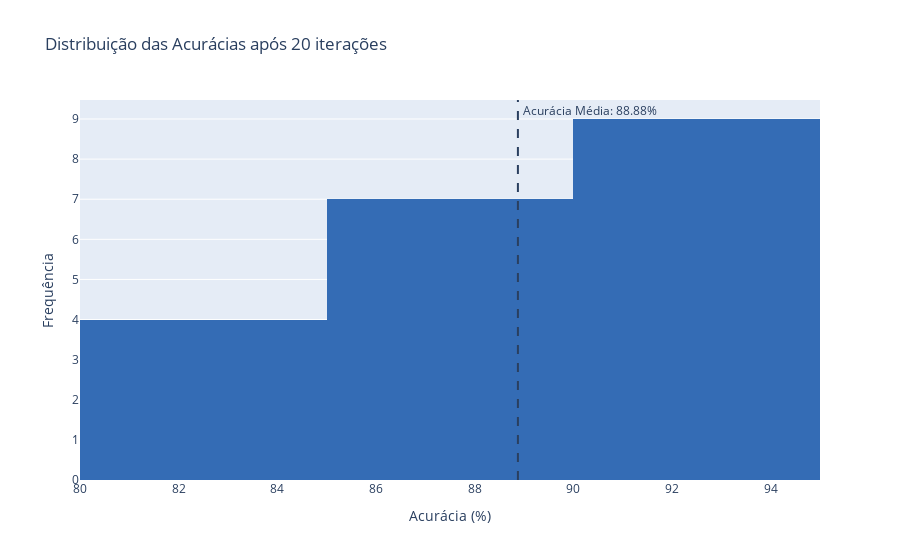

Notebook source saved alongside this figure:
### Code cell
plot_accuracies(knn_res, export=True, filename='knn_acc', path='../figs/metrics')

### Figure 1 — Plotly figure (JSON) as saved in the notebook; plotly's stock layout.template omitted (floating-point values rounded to 4 significant figures)
{"data": [{"marker": {"color": "#346CB5"}, "nbinsx": 5, "type": "histogram", "x": [93.75, 93.75, 84.38, 84.38, 87.5, 89.06, 89.06, 93.75, 88.89, 80.95, 82.54, 92.06, 92.06, 90.48, 87.3, 92.06, 92.06, 85.71, 85.71, 92.06]}], "layout": {"annotations": [{"showarrow": false, "text": " Acurácia Média: 88.88%", "x": 88.88, "xanchor": "left", "xref": "x", "y": 1, "yanchor": "top", "yref": "y domain"}], "autosize": true, "shapes": [{"line": {"dash": "dash"}, "type": "line", "x0": 88.88, "x1": 88.88, "xref": "x", "y0": 0, "y1": 1, "yref": "y domain"}], "title": {"text": "Distribuição das Acurácias após 20 iterações"}, "xaxis": {"autorange": true, "range": [80, 95], "showspikes": false, "title": {"text": "Acurácia (%)"}, "type": "linear"}, "yaxis": {"autorange": true, "range": [0, 9.474], "showspikes": false, "title": {"text": "Frequência"}}}}
